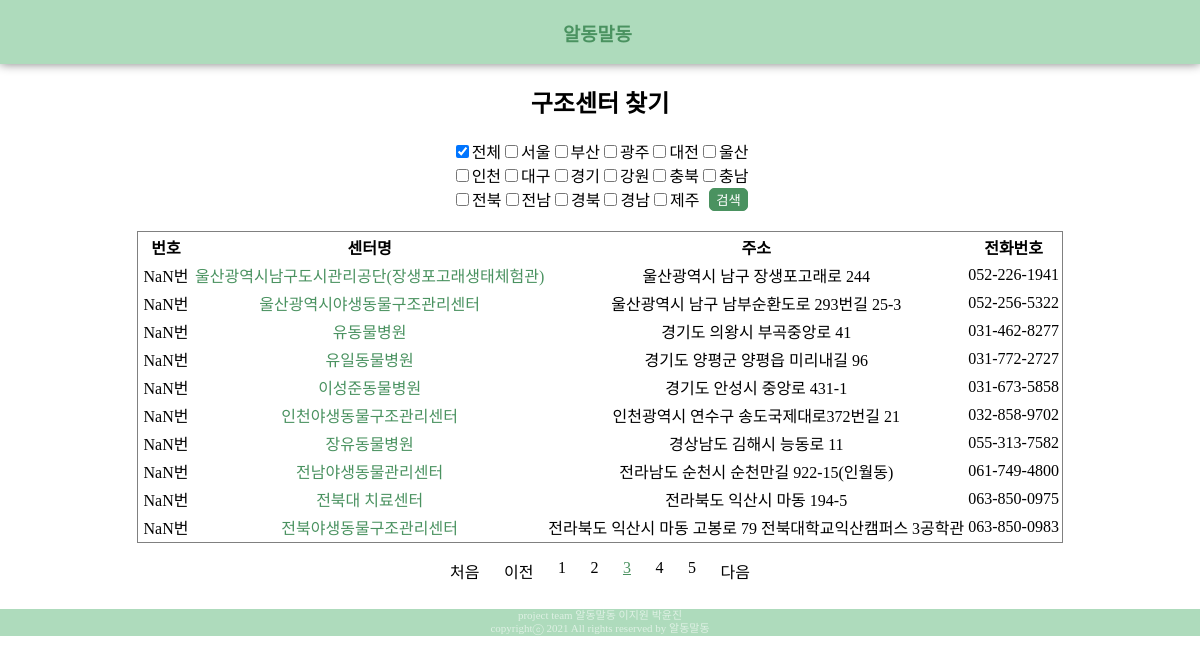
The app's page /sub1/?page=3 with its own data.
### sub1app/models.py (models this page shows, shortened)
class RescueCenter(models.Model):
    name = models.CharField(max_length=30)
    address_road = models.CharField(max_length=50)
    address_parcdel = models.CharField(max_length=50, null=True)
    latitude = models.CharField(max_length=50, null=True)
    longitude = models.CharField(max_length=50, null=True)
    opentime = models.CharField(max_length=30)
    closetime = models.CharField(max_length=30)
    dayoff = models.CharField(max_length=30, null=True)
    designated = models.DateField(null=True, )
    area = models.TextField(null=True)
    num_Vet = models.IntegerField(null=True)
    num_Researcher = models.IntegerField(null=True)
    room_consulation = models.IntegerField(null=True)
    room_operating = models.IntegerField(null=True)
    room_image = models.IntegerField(null=True)
    room_hospital = models.IntegerField(null=True)
    room_genetic = models.IntegerField(null=True)
    room_remedical = models.IntegerField(null=True)
    room_isolated = models.IntegerField(null=True)
    num_vehicle = models.IntegerField(null=True)
    box	= models.TextField(null=True)
    equipment_trep = models.TextField(null=True)
    equipment_medical = models.TextField(null=True)
    explain	= models.TextField(null=True)
    representative = models.TextField(null=True)
    tel = models.CharField(max_length = 30)
    XXX = models.CharField(max_length=30)

### sub1app/views.py (the view)
# urls.py: path('', views.searchRC, name='searchRC'),
def searchRC(request):
    context = {}
    page = request.GET.get('page', 1) #페이지 디폴트 값1
    contents = RescueCenter.objects.all()
    if request.method == "POST":
        regions = request.POST.getlist('regions[]')
        print(regions)
        if '전체' in regions :
            context['results'] = contents
            context['regions'] = ["전체"]
            return render(request, 'sub1app/searchRc.html', context)
        else :
            results = contents.filter(XXX='임시')
            for reg in regions:
                temp = contents.filter(XXX=reg)
                results  = results.union(temp)
            context['results'] = results
            context['regions'] = regions
            return render(request, 'sub1app/searchRc.html', context)
    else :
        paginator = Paginator(contents, 10)#페이지 당 10개씩
        page_obj = paginator.get_page(page)
        context['results'] = page_obj
        context['regions'] = ["전체"]
        return render(request, 'sub1app/searchRc.html', context)

### sub1app/templates/sub1app/searchRC.html (shortened to what this page needs)
{% extends 'base.html' %}
{% load static %}
{% block style %}
    <link rel="stylesheet" href="{% static 'sub1app/searchRC.css' %}"  type='text/css'>
{% endblock %}
{% block content %}
    <h2>구조센터 찾기</h2>
    <form actions="{% url 'sub1app:searchRC' %}" method = "POST">
        <div class="options">
            <input type="checkbox" name="regions[]" value="전체" {% if '전체' in regions %}checked{% endif %}> 전체
            <input type="checkbox" name="regions[]" value="서울" {% if '서울' in regions %}checked{% endif %}> 서울
            <input type="checkbox" name="regions[]" value="부산" {% if '부산' in regions %}checked{% endif %}> 부산
            <input type="checkbox" name="regions[]" value="광주" {% if '광주' in regions %}checked{% endif %}> 광주
            <input type="checkbox" name="regions[]" value="대전" {% if '대전' in regions %}checked{% endif %}> 대전
            <input type="checkbox" name="regions[]" value="울산" {% if '울산' in regions %}checked{% endif %}> 울산<br>
            <input type="checkbox" name="regions[]" value="인천" {% if '인천' in regions %}checked{% endif %}> 인천
            <input type="checkbox" name="regions[]" value="대구" {% if '대구' in regions %}checked{% endif %}> 대구
            <input type="checkbox" name="regions[]" value="경기" {% if '경기' in regions %}checked{% endif %}> 경기
            <input type="checkbox" name="regions[]" value="강원" {% if '강원' in regions %}checked{% endif %}> 강원
            <input type="checkbox" name="regions[]" value="충북" {% if '충북' in regions %}checked{% endif %}> 충북
            <input type="checkbox" name="regions[]" value="충남" {% if '충남' in regions %}checked{% endif %}> 충남<br>
            <input type="checkbox" name="regions[]" value="전북" {% if '전북' in regions %}checked{% endif %}> 전북
            <input type="checkbox" name="regions[]" value="전남" {% if '전남' in regions %}checked{% endif %}> 전남
            <input type="checkbox" name="regions[]" value="경북" {% if '경북' in regions %}checked{% endif %}> 경북
            <input type="checkbox" name="regions[]" value="경남" {% if '경남' in regions %}checked{% endif %}> 경남
            <input type="checkbox" name="regions[]" value="제주" {% if '제주' in regions %}checked{% endif %}> 제주
            <button id="searchbtn" type = "submit">검색</button>
        </div>
    </form>
    <div class="list_RC">
        <table class="data_table">
            <thead>
            <tr>
                <td style="width: 50px;"><B>번호</B></td>
                <td><B>센터명</B></td>
                <td><B>주소</B></td>
                <td><B>전화번호</B></td>
            </tr>
            </thead>
            <tbody>
            {% for data in results %}
            <tr>
                <td><span class="linum">{{ data.pk }}</span>번</td>
                <td class="link"><a href="{% url 'sub1app:center_info' data.pk %}">{{ data.name }} </a></td>
                <td>{{ data.address_road}}</td>
                <td>{{ data.tel }}</td>
            </tr>
            {% empty %}
                데이터가 없습니다.
            {% endfor %}
        </table>
    </div>
    <div class="pages">
        <ul class="pagination">
            <li class="page-item">
                <a class="page-link" href="?page=1">처음</a>
            </li>
            {% if results.has_previous %}
            <li class="page-item">
                <a class="page-link" href="?page={{ results.previous_page_number }}">이전</a>
            </li>
            {% else %}
            <li class="page-item">
                <a class="page-link" tabindex="-1" aria-disabled="true" href="#">이전</a>
            </li>
            {% endif %}
            {% for page_number in results.paginator.page_range %}
                {% if page_number >= results.number|add:-2 and page_number <= results.number|add:2 %}
                    {% if page_number == results.number %}
                    <li class="page-item-active">
                        <a class="page-link" href="?page={{ page_number }}">{{ page_number }}</a>
                    </li>
                    {% else %}
                    <li class="page-item">
                        <a class="page-link" href="?page={{ page_number }}">{{ page_number }}</a>
                    </li>
                    {% endif %}
                {% endif %}
            {% endfor %}
            {% if results.has_next %}
            <li class="page-item">
                <a class="page-link" href="?page={{ results.next_page_number }}">다음</a>
            </li>
            {% else %}
            <li class="page-item">
                <a class="page-link" tabindex="-1" aria-disabled="true" href="#">다음</a>
            </li>
            {% endif %}
        </ul>
    </div>
{% endblock %}

### static/base.css (style rules this page uses)
body { margin: 0px; background-color:white; font-family: 'SCDream'; }

### sub1app/static/sub1app/searchRC.css (style rules this page uses)
.list_RC { display:flex; flex-direction:column; border: 1px solid gray; overflow:auto; }
.pagination { display:flex; width: 300px; justify-content: space-between; list-style-type: none; padding-inline-start: 0px; }
.page-link { color: black; text-decoration-line: none; }
.page-item-active a { color: #4A9260; text-decoration-line: underline; }
.data_table { width: 100%; min-width:300px; }
.link a { color: #4A9260; text-decoration-line: none; }
.options { display: flex; width: 315px; flex-wrap: wrap; justify-content: center; align-items: center; margin-bottom: 20px; }
#searchbtn { background-color: #4A9260; color: white; border: #4A9260 solid 0.5px; border-radius: 5px; margin-left: 10px; }
td { text-align: center; }

### records on screen
RescueCenter: name "울산광역시남구도시관리공단(장생포고래생태체험관)", address_road "울산광역시 남구 장생포고래로 244", tel "052-226-1941"
RescueCenter: name "울산광역시야생동물구조관리센터", address_road "울산광역시 남구 남부순환도로 293번길 25-3", tel "052-256-5322"
RescueCenter: name "유동물병원", address_road "경기도 의왕시 부곡중앙로 41", tel "031-462-8277"
RescueCenter: name "유일동물병원", address_road "경기도 양평군 양평읍 미리내길 96", tel "031-772-2727"
RescueCenter: name "이성준동물병원", address_road "경기도 안성시 중앙로 431-1", tel "031-673-5858"
RescueCenter: name "인천야생동물구조관리센터", address_road "인천광역시 연수구 송도국제대로372번길 21", tel "032-858-9702"
RescueCenter: name "장유동물병원", address_road "경상남도 김해시 능동로 11", tel "055-313-7582"
RescueCenter: name "전남야생동물관리센터", address_road "전라남도 순천시 순천만길 922-15(인월동)", tel "061-749-4800"
RescueCenter: name "전북대 치료센터", address_road "전라북도 익산시 마동 194-5", tel "063-850-0975"
RescueCenter: name "전북야생동물구조관리센터", address_road "전라북도 익산시 마동 고봉로 79 전북대학교익산캠퍼스 3공학관", tel "063-850-0983"

### other values on screen
{{ page_number }} "1" "2" "4" "5"
{{ page_number }} "3"
